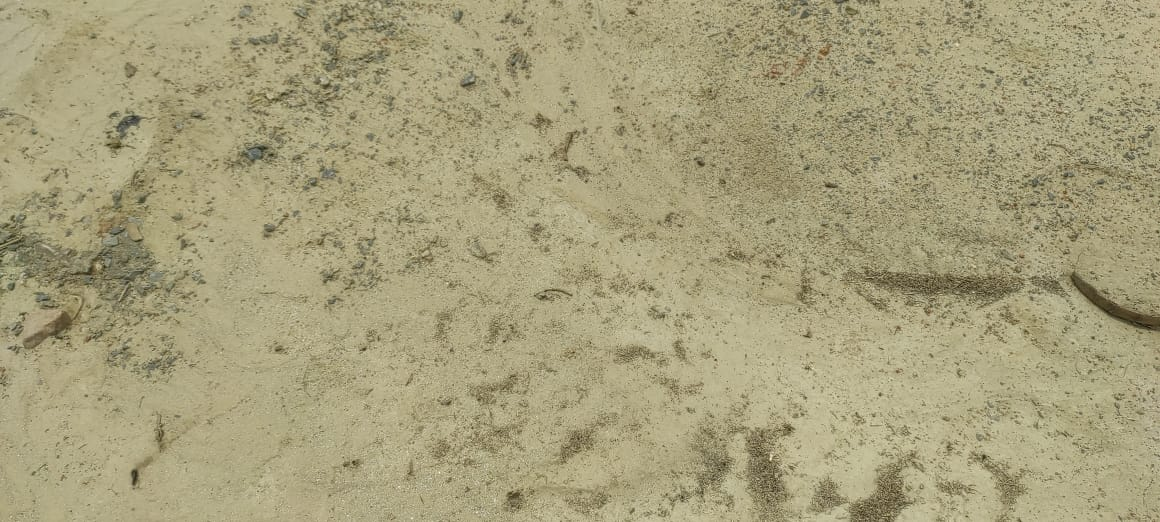
#> input picture backend/dataset/soil_images/Train/Alluvial soil/Copy of IMG-20220531-WA0050.jpg, 1160 x 522 px, found by its file name; its folder holds only this picture in this run
$ python train_soil_model.py
#> lines starting #> are read from the running program, lines starting #| are printed output that depends on the picture
# ================= IMPORTS =================
import os
import cv2
import numpy as np
import joblib
import matplotlib.pyplot as plt
import seaborn as sns

from skimage.feature import hog
from sklearn.svm import LinearSVC
from sklearn.exceptions import ConvergenceWarning
import warnings
from sklearn.preprocessing import StandardScaler
from sklearn.pipeline import Pipeline
from sklearn.metrics import (
    accuracy_score,
    classification_report,
    confusion_matrix
)
from sklearn.model_selection import cross_val_score

# ================= PATHS =================
TRAIN_PATH = "dataset/soil_images/train"
TEST_PATH  = "dataset/soil_images/test"
IMAGE_SIZE = (128, 128)

# ================= DATA LOADER =================
def load_data(base_path):
    """
    Loads images, extracts HOG features,
    and returns feature matrix X and labels y
    """
#> called with base_path = 'dataset/soil_images/train'
    X, y = [], []

    for soil_type in os.listdir(base_path):
        class_path = os.path.join(base_path, soil_type)

        for img_name in os.listdir(class_path):
            img_path = os.path.join(class_path, img_name)

            img = cv2.imread(img_path)
#> img is the input picture: shape (522, 1160, 3); mean B, G, R 123.8, 159.7, 166.9
            if img is None:
                continue

            # Resize to fixed size
            img = cv2.resize(img, IMAGE_SIZE)
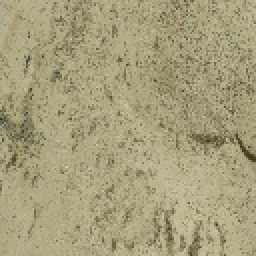
#> img: shape (128, 128, 3) (shown 2 times larger); mean B, G, R 123.7, 159.6, 166.9

            # Convert to grayscale (HOG works on intensity gradients)
            gray = cv2.cvtColor(img, cv2.COLOR_BGR2GRAY)
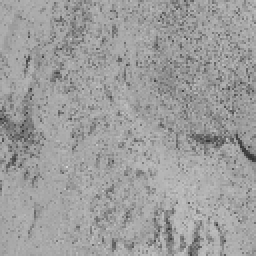
#> gray: shape (128, 128) (shown 2 times larger); min 50, max 214, mean 157.7

            # 🔥 Optimized HOG (reduced feature size)
            features = hog(
                gray,
                orientations=9,
                pixels_per_cell=(16, 16),   # ⬆ bigger cell → fewer features
                cells_per_block=(2, 2),
                block_norm="L2-Hys"
            )
#> features = 1764 values, max 0.242 at index 1227, min 0.0496 at index 1285, mean 0.161

            X.append(features)
            y.append(soil_type)
#> pass 2 of the loop in load_data, `for soil_type in os.listdir(base_path):`:
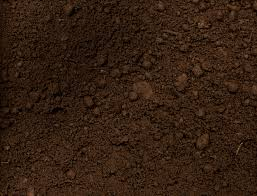
#> input picture backend/dataset/soil_images/Train/Black Soil/Copy of Copy of images435(1).jpg, 257 x 196 px, found by its file name
#> in load_data, img is the input picture: shape (196, 257, 3); mean B, G, R 18, 31.3, 51.8
#> in load_data, `img = cv2.resize(img, IMAGE_SIZE)`:
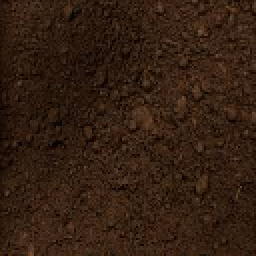
#> img: shape (128, 128, 3) (shown 2 times larger); mean B, G, R 17.9, 31.2, 51.6
#> in load_data, `gray = cv2.cvtColor(img, cv2.COLOR_BGR2GRAY)`:
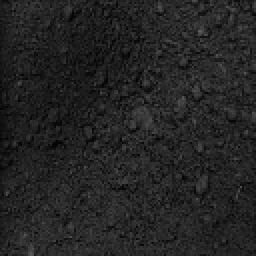
#> gray: shape (128, 128) (shown 2 times larger); min 2, max 91, mean 35.7
#> features = 1764 values, max 0.223 at index 73, min 0.0604 at index 1581, mean 0.163

    return np.array(X), np.array(y)

# ================= LOAD DATA =================
X_train, y_train = load_data(TRAIN_PATH)
X_test, y_test   = load_data(TEST_PATH)
#> (the run stopped early here; a loop or call above may not have finished)
